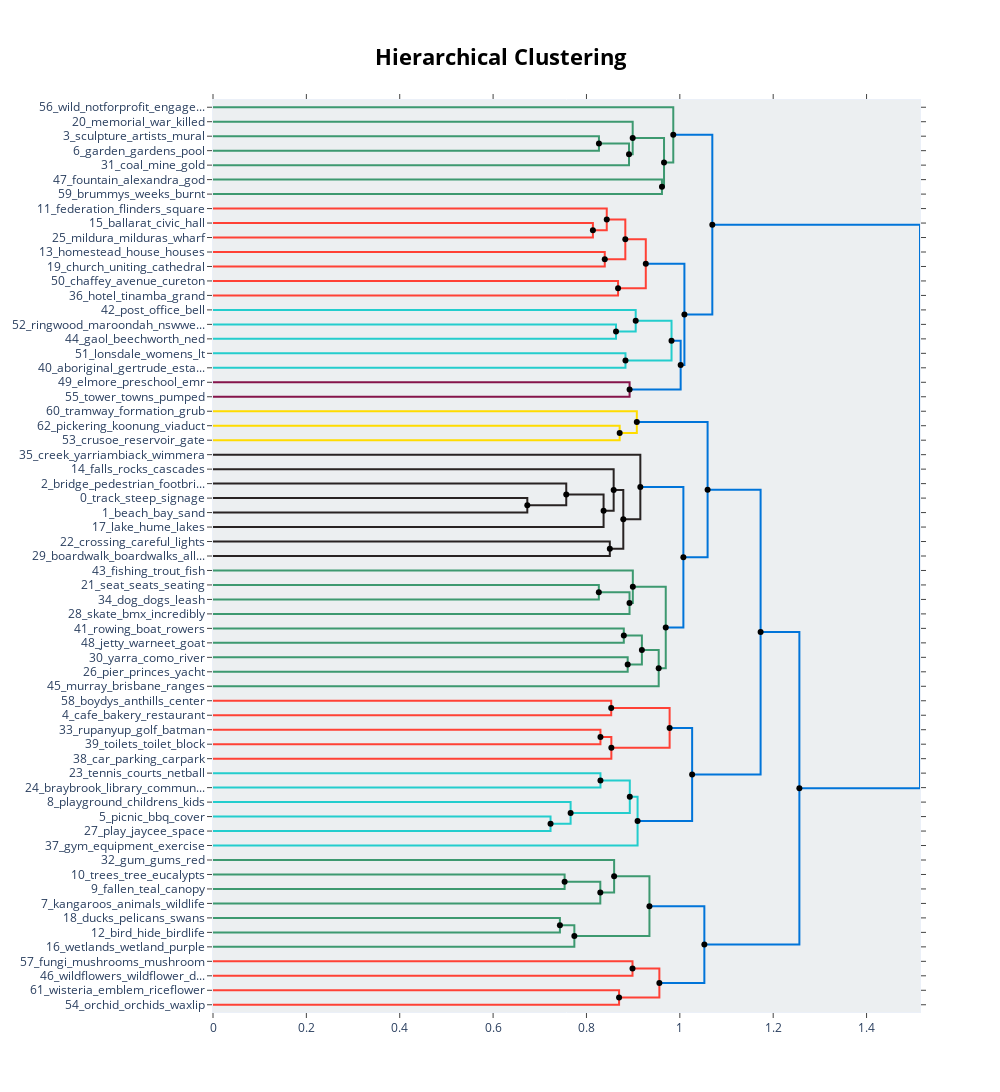

Notebook cell for this chart:
### Code cell
# what happen when merging topics as well
hierarchical_topics = topic_model.hierarchical_topics(docs)
fig = topic_model.visualize_hierarchy(hierarchical_topics=hierarchical_topics)

if not overwrite and os.path.isfile(detailed_topic_hierarchy_html_path):
    logger.info('figures already saved in HTML and image formats')
else:    
    fig.write_html(detailed_topic_hierarchy_html_path)
    fig.write_image(detailed_topic_hierarchy_image_path)
    logger.info(f'figures saved in: \n\t{detailed_topic_hierarchy_html_path}\n\t{detailed_topic_hierarchy_image_path}')

fig

### Figure 1 — Plotly figure (JSON) as saved in the notebook; plotly's stock layout.template omitted (floating-point values rounded to 4 significant figures)
{"data": [{"hoverinfo": "text", "marker": {"color": "rgb(61,153,112)"}, "mode": "lines", "text": ["sculpture_artists_mural_art_wall", "", "", "garden_gardens_pool_botanic_swimming"], "type": "scatter", "x": [0, 0.8267, 0.8267, 0], "xaxis": "x", "y": [-25, -25, -35, -35], "yaxis": "y"}, {"hoverinfo": "text", "marker": {"color": "rgb(61,153,112)"}, "mode": "lines", "text": ["garden_sculpture_gardens_mural_pool", "", "", "coal_mine_gold_foundations_remains"], "type": "scatter", "x": [0.8267, 0.8912, 0.8912, 0], "xaxis": "x", "y": [-30, -30, -45, -45], "yaxis": "y"}, {"hoverinfo": "text", "marker": {"color": "rgb(61,153,112)"}, "mode": "lines", "text": ["memorial_war_killed_cenotaph_john", "", "", "garden_sculpture_gardens_mural_pool"], "type": "scatter", "x": [0, 0.899, 0.899, 0.8912], "xaxis": "x", "y": [-15, -15, -37.5, -37.5], "yaxis": "y"}, {"hoverinfo": "text", "marker": {"color": "rgb(61,153,112)"}, "mode": "lines", "text": ["fountain_alexandra_god_7th_traill", "", "", "brummys_weeks_burnt_bremner_elms"], "type": "scatter", "x": [0, 0.9617, 0.9617, 0], "xaxis": "x", "y": [-55, -55, -65, -65], "yaxis": "y"}, {"hoverinfo": "text", "marker": {"color": "rgb(61,153,112)"}, "mode": "lines", "text": ["gardens_garden_sculpture_memorial_mural", "", "", "fountain_alexandra_god_brummys_weeks"], "type": "scatter", "x": [0.899, 0.9662, 0.9662, 0.9617], "xaxis": "x", "y": [-26.25, -26.25, -60, -60], "yaxis": "y"}, {"hoverinfo": "text", "marker": {"color": "rgb(61,153,112)"}, "mode": "lines", "text": ["wild_notforprofit_engagement_nature_website", "", "", "gardens_garden_sculpture_memorial_pool"], "type": "scatter", "x": [0, 0.986, 0.986, 0.9662], "xaxis": "x", "y": [-5, -5, -43.12, -43.12], "yaxis": "y"}, {"hoverinfo": "text", "marker": {"color": "rgb(255,65,54)"}, "mode": "lines", "text": ["ballarat_civic_hall_cinema_building", "", "", "mildura_milduras_wharf_shillidays_ave"], "type": "scatter", "x": [0, 0.8138, 0.8138, 0], "xaxis": "x", "y": [-85, -85, -95, -95], "yaxis": "y"}, {"hoverinfo": "text", "marker": {"color": "rgb(255,65,54)"}, "mode": "lines", "text": ["federation_flinders_square_argus_arena", "", "", "mildura_ballarat_hall_civic_cinema"], "type": "scatter", "x": [0, 0.8435, 0.8435, 0.8138], "xaxis": "x", "y": [-75, -75, -90, -90], "yaxis": "y"}, {"hoverinfo": "text", "marker": {"color": "rgb(255,65,54)"}, "mode": "lines", "text": ["homestead_house_houses_prefabricated_imported", "", "", "church_uniting_cathedral_sacred_anglican"], "type": "scatter", "x": [0, 0.8392, 0.8392, 0], "xaxis": "x", "y": [-105, -105, -115, -115], "yaxis": "y"}, {"hoverinfo": "text", "marker": {"color": "rgb(255,65,54)"}, "mode": "lines", "text": ["mildura_wharf_federation_ballarat_hall", "", "", "church_uniting_sacred_cathedral_catholic"], "type": "scatter", "x": [0.8435, 0.8832, 0.8832, 0.8392], "xaxis": "x", "y": [-82.5, -82.5, -110, -110], "yaxis": "y"}, {"hoverinfo": "text", "marker": {"color": "rgb(255,65,54)"}, "mode": "lines", "text": ["chaffey_avenue_cureton_bungalow_gatehouse", "", "", "hotel_tinamba_grand_morgala_hardiman"], "type": "scatter", "x": [0, 0.8677, 0.8677, 0], "xaxis": "x", "y": [-125, -125, -135, -135], "yaxis": "y"}, {"hoverinfo": "text", "marker": {"color": "rgb(255,65,54)"}, "mode": "lines", "text": ["church_mildura_homestead_building_house", "", "", "hotel_chaffey_edwardian_tinamba_avenue"], "type": "scatter", "x": [0.8832, 0.9271, 0.9271, 0.8677], "xaxis": "x", "y": [-96.25, -96.25, -130, -130], "yaxis": "y"}, {"hoverinfo": "text", "marker": {"color": "rgb(35,205,205)"}, "mode": "lines", "text": ["ringwood_maroondah_nswwestpac_finnish_savings", "", "", "gaol_beechworth_ned_precinct_prisoners"], "type": "scatter", "x": [0, 0.8633, 0.8633, 0], "xaxis": "x", "y": [-155, -155, -165, -165], "yaxis": "y"}, {"hoverinfo": "text", "marker": {"color": "rgb(35,205,205)"}, "mode": "lines", "text": ["post_office_bell_clock_letterbox", "", "", "beechworth_ringwood_gaol_ned_courthouse"], "type": "scatter", "x": [0, 0.9055, 0.9055, 0.8633], "xaxis": "x", "y": [-145, -145, -160, -160], "yaxis": "y"}, {"hoverinfo": "text", "marker": {"color": "rgb(35,205,205)"}, "mode": "lines", "text": ["lonsdale_womens_lt_clinic_364378", "", "", "aboriginal_gertrude_established_koori_health"], "type": "scatter", "x": [0, 0.8836, 0.8836, 0], "xaxis": "x", "y": [-175, -175, -185, -185], "yaxis": "y"}, {"hoverinfo": "text", "marker": {"color": "rgb(35,205,205)"}, "mode": "lines", "text": ["office_post_ringwood_beechworth_bell", "", "", "aboriginal_lonsdale_gertrude_womens_women"], "type": "scatter", "x": [0.9055, 0.9822, 0.9822, 0.8836], "xaxis": "x", "y": [-152.5, -152.5, -180, -180], "yaxis": "y"}, {"hoverinfo": "text", "marker": {"color": "rgb(133,20,75)"}, "mode": "lines", "text": ["elmore_preschool_emr_station_kathleen", "", "", "tower_towns_pumped_supply_towers"], "type": "scatter", "x": [0, 0.8924, 0.8924, 0], "xaxis": "x", "y": [-195, -195, -205, -205], "yaxis": "y"}, {"hoverinfo": "text", "marker": {"color": "rgb(0,116,217)"}, "mode": "lines", "text": ["office_post_ringwood_beechworth_aboriginal", "", "", "elmore_tower_preschool_1972_station"], "type": "scatter", "x": [0.9822, 1.002, 1.002, 0.8924], "xaxis": "x", "y": [-166.2, -166.2, -200, -200], "yaxis": "y"}, {"hoverinfo": "text", "marker": {"color": "rgb(0,116,217)"}, "mode": "lines", "text": ["church_mildura_building_hotel_homestead", "", "", "office_elmore_post_tower_ringwood"], "type": "scatter", "x": [0.9271, 1.01, 1.01, 1.002], "xaxis": "x", "y": [-113.1, -113.1, -183.1, -183.1], "yaxis": "y"}, {"hoverinfo": "text", "marker": {"color": "rgb(0,116,217)"}, "mode": "lines", "text": ["gardens_garden_sculpture_memorial_pool", "", "", "church_building_mildura_built_house"], "type": "scatter", "x": [0.986, 1.07, 1.07, 1.01], "xaxis": "x", "y": [-24.06, -24.06, -148.1, -148.1], "yaxis": "y"}, {"hoverinfo": "text", "marker": {"color": "rgb(255,220,0)"}, "mode": "lines", "text": ["pickering_koonung_viaduct_doncaster_cable", "", "", "crusoe_reservoir_gate_millers_spillover"], "type": "scatter", "x": [0, 0.8711, 0.8711, 0], "xaxis": "x", "y": [-225, -225, -235, -235], "yaxis": "y"}, {"hoverinfo": "text", "marker": {"color": "rgb(255,220,0)"}, "mode": "lines", "text": ["tramway_formation_grub_lysterfield_expensive", "", "", "crusoe_reservoir_pickering_koonung_viaduct"], "type": "scatter", "x": [0, 0.9079, 0.9079, 0.8711], "xaxis": "x", "y": [-215, -215, -230, -230], "yaxis": "y"}, {"hoverinfo": "text", "marker": {"color": "rgb(40,35,35)"}, "mode": "lines", "text": ["track_steep_signage_gravel_top", "", "", "beach_bay_sand_tide_breakwater"], "type": "scatter", "x": [0, 0.6733, 0.6733, 0], "xaxis": "x", "y": [-275, -275, -285, -285], "yaxis": "y"}, {"hoverinfo": "text", "marker": {"color": "rgb(40,35,35)"}, "mode": "lines", "text": ["bridge_pedestrian_footbridge_railway_underpass", "", "", "beach_bay_track_steep_path"], "type": "scatter", "x": [0, 0.7567, 0.7567, 0.6733], "xaxis": "x", "y": [-265, -265, -280, -280], "yaxis": "y"}, {"hoverinfo": "text", "marker": {"color": "rgb(40,35,35)"}, "mode": "lines", "text": ["beach_bridge_bay_track_steep", "", "", "lake_hume_lakes_weeroona_treganowan"], "type": "scatter", "x": [0.7567, 0.8367, 0.8367, 0], "xaxis": "x", "y": [-272.5, -272.5, -295, -295], "yaxis": "y"}, {"hoverinfo": "text", "marker": {"color": "rgb(40,35,35)"}, "mode": "lines", "text": ["falls_rocks_cascades_volcanic_boulders", "", "", "beach_bridge_bay_track_views"], "type": "scatter", "x": [0, 0.8583, 0.8583, 0.8367], "xaxis": "x", "y": [-255, -255, -283.8, -283.8], "yaxis": "y"}, {"hoverinfo": "text", "marker": {"color": "rgb(40,35,35)"}, "mode": "lines", "text": ["crossing_careful_lights_traffic_trucks", "", "", "boardwalk_boardwalks_allows_wet_slipways"], "type": "scatter", "x": [0, 0.85, 0.85, 0], "xaxis": "x", "y": [-305, -305, -315, -315], "yaxis": "y"}, {"hoverinfo": "text", "marker": {"color": "rgb(40,35,35)"}, "mode": "lines", "text": ["beach_bridge_falls_bay_track", "", "", "boardwalk_crossing_careful_lights_busy"], "type": "scatter", "x": [0.8583, 0.8789, 0.8789, 0.85], "xaxis": "x", "y": [-269.4, -269.4, -310, -310], "yaxis": "y"}, {"hoverinfo": "text", "marker": {"color": "rgb(40,35,35)"}, "mode": "lines", "text": ["creek_yarriambiack_wimmera_stony_hidden", "", "", "beach_bridge_crossing_bay_falls"], "type": "scatter", "x": [0, 0.9154, 0.9154, 0.8789], "xaxis": "x", "y": [-245, -245, -289.7, -289.7], "yaxis": "y"}, {"hoverinfo": "text", "marker": {"color": "rgb(61,153,112)"}, "mode": "lines", "text": ["seat_seats_seating_rest_plenty", "", "", "dog_dogs_leash_pooch_bags"], "type": "scatter", "x": [0, 0.8265, 0.8265, 0], "xaxis": "x", "y": [-335, -335, -345, -345], "yaxis": "y"}, {"hoverinfo": "text", "marker": {"color": "rgb(61,153,112)"}, "mode": "lines", "text": ["dog_seat_seats_dogs_seating", "", "", "skate_bmx_incredibly_bigger_jumps"], "type": "scatter", "x": [0.8265, 0.8922, 0.8922, 0], "xaxis": "x", "y": [-340, -340, -355, -355], "yaxis": "y"}, {"hoverinfo": "text", "marker": {"color": "rgb(61,153,112)"}, "mode": "lines", "text": ["fishing_trout_fish_anglers_azure", "", "", "skate_dog_seat_seats_bmx"], "type": "scatter", "x": [0, 0.8993, 0.8993, 0.8922], "xaxis": "x", "y": [-325, -325, -347.5, -347.5], "yaxis": "y"}, {"hoverinfo": "text", "marker": {"color": "rgb(61,153,112)"}, "mode": "lines", "text": ["rowing_boat_rowers_clubs_apex", "", "", "jetty_warneet_goat_coffs_bench"], "type": "scatter", "x": [0, 0.88, 0.88, 0], "xaxis": "x", "y": [-365, -365, -375, -375], "yaxis": "y"}, {"hoverinfo": "text", "marker": {"color": "rgb(61,153,112)"}, "mode": "lines", "text": ["yarra_como_river_mcec_yalam", "", "", "pier_princes_yacht_altona_port"], "type": "scatter", "x": [0, 0.8883, 0.8883, 0], "xaxis": "x", "y": [-385, -385, -395, -395], "yaxis": "y"}, {"hoverinfo": "text", "marker": {"color": "rgb(61,153,112)"}, "mode": "lines", "text": ["jetty_rowing_boat_rowers_warneet", "", "", "yarra_pier_princes_port_yacht"], "type": "scatter", "x": [0.88, 0.9187, 0.9187, 0.8883], "xaxis": "x", "y": [-370, -370, -390, -390], "yaxis": "y"}, {"hoverinfo": "text", "marker": {"color": "rgb(61,153,112)"}, "mode": "lines", "text": ["yarra_jetty_pier_rowing_princes", "", "", "murray_brisbane_ranges_rivers_junction"], "type": "scatter", "x": [0.9187, 0.9547, 0.9547, 0], "xaxis": "x", "y": [-380, -380, -405, -405], "yaxis": "y"}, {"hoverinfo": "text", "marker": {"color": "rgb(61,153,112)"}, "mode": "lines", "text": ["skate_dog_seat_seats_bmx", "", "", "yarra_jetty_pier_murray_boat"], "type": "scatter", "x": [0.8993, 0.9698, 0.9698, 0.9547], "xaxis": "x", "y": [-336.2, -336.2, -392.5, -392.5], "yaxis": "y"}, {"hoverinfo": "text", "marker": {"color": "rgb(0,116,217)"}, "mode": "lines", "text": ["beach_bridge_crossing_bay_falls", "", "", "skate_yarra_pier_jetty_dog"], "type": "scatter", "x": [0.9154, 1.008, 1.008, 0.9698], "xaxis": "x", "y": [-267.3, -267.3, -364.4, -364.4], "yaxis": "y"}, {"hoverinfo": "text", "marker": {"color": "rgb(0,116,217)"}, "mode": "lines", "text": ["tramway_crusoe_reservoir_pickering_koonung", "", "", "beach_bridge_bay_track_views"], "type": "scatter", "x": [0.9079, 1.059, 1.059, 1.008], "xaxis": "x", "y": [-222.5, -222.5, -315.9, -315.9], "yaxis": "y"}, {"hoverinfo": "text", "marker": {"color": "rgb(255,65,54)"}, "mode": "lines", "text": ["boydys_anthills_center_mornington_ice", "", "", "cafe_bakery_restaurant_coffee_shop"], "type": "scatter", "x": [0, 0.853, 0.853, 0], "xaxis": "x", "y": [-415, -415, -425, -425], "yaxis": "y"}, {"hoverinfo": "text", "marker": {"color": "rgb(255,65,54)"}, "mode": "lines", "text": ["rupanyup_golf_batman_keysborough_post", "", "", "toilets_toilet_block_public_showers"], "type": "scatter", "x": [0, 0.83, 0.83, 0], "xaxis": "x", "y": [-435, -435, -445, -445], "yaxis": "y"}, {"hoverinfo": "text", "marker": {"color": "rgb(255,65,54)"}, "mode": "lines", "text": ["rupanyup_toilets_golf_toilet_public", "", "", "car_parking_carpark_thunder_dee"], "type": "scatter", "x": [0.83, 0.8533, 0.8533, 0], "xaxis": "x", "y": [-440, -440, -455, -455], "yaxis": "y"}, {"hoverinfo": "text", "marker": {"color": "rgb(255,65,54)"}, "mode": "lines", "text": ["cafe_bakery_restaurant_shop_coffee", "", "", "rupanyup_toilets_car_parking_golf"], "type": "scatter", "x": [0.853, 0.9781, 0.9781, 0.8533], "xaxis": "x", "y": [-420, -420, -447.5, -447.5], "yaxis": "y"}, {"hoverinfo": "text", "marker": {"color": "rgb(35,205,205)"}, "mode": "lines", "text": ["tennis_courts_netball_basketball_trugo", "", "", "braybrook_library_community_primary_school"], "type": "scatter", "x": [0, 0.83, 0.83, 0], "xaxis": "x", "y": [-465, -465, -475, -475], "yaxis": "y"}, {"hoverinfo": "text", "marker": {"color": "rgb(35,205,205)"}, "mode": "lines", "text": ["picnic_bbq_cover_tables_table", "", "", "play_jaycee_space_michie_snowgum"], "type": "scatter", "x": [0, 0.7231, 0.7231, 0], "xaxis": "x", "y": [-495, -495, -505, -505], "yaxis": "y"}, {"hoverinfo": "text", "marker": {"color": "rgb(35,205,205)"}, "mode": "lines", "text": ["playground_childrens_kids_bayswater_wallace", "", "", "bbq_picnic_tables_cover_bbqs"], "type": "scatter", "x": [0, 0.766, 0.766, 0.7231], "xaxis": "x", "y": [-485, -485, -500, -500], "yaxis": "y"}, {"hoverinfo": "text", "marker": {"color": "rgb(35,205,205)"}, "mode": "lines", "text": ["tennis_braybrook_courts_netball_basketball", "", "", "playground_bbq_picnic_tables_play"], "type": "scatter", "x": [0.83, 0.8928, 0.8928, 0.766], "xaxis": "x", "y": [-470, -470, -492.5, -492.5], "yaxis": "y"}, {"hoverinfo": "text", "marker": {"color": "rgb(35,205,205)"}, "mode": "lines", "text": ["playground_bbq_picnic_tennis_play", "", "", "gym_equipment_exercise_outdoor_consists"], "type": "scatter", "x": [0.8928, 0.9095, 0.9095, 0], "xaxis": "x", "y": [-481.2, -481.2, -515, -515], "yaxis": "y"}, {"hoverinfo": "text", "marker": {"color": "rgb(0,116,217)"}, "mode": "lines", "text": ["cafe_bakery_restaurant_shop_coffee", "", "", "playground_bbq_picnic_equipment_tennis"], "type": "scatter", "x": [0.9781, 1.026, 1.026, 0.9095], "xaxis": "x", "y": [-433.8, -433.8, -498.1, -498.1], "yaxis": "y"}, {"hoverinfo": "text", "marker": {"color": "rgb(0,116,217)"}, "mode": "lines", "text": ["beach_bridge_track_bay_views", "", "", "playground_bbq_picnic_equipment_toilets"], "type": "scatter", "x": [1.059, 1.173, 1.173, 1.026], "xaxis": "x", "y": [-269.2, -269.2, -465.9, -465.9], "yaxis": "y"}, {"hoverinfo": "text", "marker": {"color": "rgb(61,153,112)"}, "mode": "lines", "text": ["trees_tree_eucalypts_native_revegetation", "", "", "fallen_teal_canopy_heathland_logs"], "type": "scatter", "x": [0, 0.7532, 0.7532, 0], "xaxis": "x", "y": [-535, -535, -545, -545], "yaxis": "y"}, {"hoverinfo": "text", "marker": {"color": "rgb(61,153,112)"}, "mode": "lines", "text": ["trees_tree_native_grass_revegetation", "", "", "kangaroos_animals_wildlife_echidna_lizard"], "type": "scatter", "x": [0.7532, 0.8297, 0.8297, 0], "xaxis": "x", "y": [-540, -540, -555, -555], "yaxis": "y"}, {"hoverinfo": "text", "marker": {"color": "rgb(61,153,112)"}, "mode": "lines", "text": ["gum_gums_red_gumtree_twisting", "", "", "trees_tree_native_grass_wildlife"], "type": "scatter", "x": [0, 0.8593, 0.8593, 0.8297], "xaxis": "x", "y": [-525, -525, -547.5, -547.5], "yaxis": "y"}, {"hoverinfo": "text", "marker": {"color": "rgb(61,153,112)"}, "mode": "lines", "text": ["ducks_pelicans_swans_pelican_cormorants", "", "", "bird_hide_birdlife_nesting_birds"], "type": "scatter", "x": [0, 0.7431, 0.7431, 0], "xaxis": "x", "y": [-565, -565, -575, -575], "yaxis": "y"}, {"hoverinfo": "text", "marker": {"color": "rgb(61,153,112)"}, "mode": "lines", "text": ["ducks_bird_pelicans_birds_birdlife", "", "", "wetlands_wetland_purple_ivanhoe_swamphen"], "type": "scatter", "x": [0.7431, 0.774, 0.774, 0], "xaxis": "x", "y": [-570, -570, -585, -585], "yaxis": "y"}, {"hoverinfo": "text", "marker": {"color": "rgb(61,153,112)"}, "mode": "lines", "text": ["trees_gum_tree_gums_native", "", "", "wetlands_bird_ducks_birds_wetland"], "type": "scatter", "x": [0.8593, 0.9349, 0.9349, 0.774], "xaxis": "x", "y": [-536.2, -536.2, -577.5, -577.5], "yaxis": "y"}, {"hoverinfo": "text", "marker": {"color": "rgb(255,65,54)"}, "mode": "lines", "text": ["fungi_mushrooms_mushroom_spider_descend", "", "", "wildflowers_wildflower_daisies_yam_meadow"], "type": "scatter", "x": [0, 0.8986, 0.8986, 0], "xaxis": "x", "y": [-595, -595, -605, -605], "yaxis": "y"}, {"hoverinfo": "text", "marker": {"color": "rgb(255,65,54)"}, "mode": "lines", "text": ["wisteria_emblem_riceflower_dilwinia_flowers", "", "", "orchid_orchids_waxlip_glossodia_43"], "type": "scatter", "x": [0, 0.8699, 0.8699, 0], "xaxis": "x", "y": [-615, -615, -625, -625], "yaxis": "y"}, {"hoverinfo": "text", "marker": {"color": "rgb(255,65,54)"}, "mode": "lines", "text": ["fungi_wildflowers_wildflower_daisies_mushrooms", "", "", "orchid_orchids_flowers_waxlip_heath"], "type": "scatter", "x": [0.8986, 0.9562, 0.9562, 0.8699], "xaxis": "x", "y": [-600, -600, -620, -620], "yaxis": "y"}, {"hoverinfo": "text", "marker": {"color": "rgb(0,116,217)"}, "mode": "lines", "text": ["trees_wetlands_bird_birds_ducks", "", "", "orchid_fungi_orchids_wildflowers_wildflower"], "type": "scatter", "x": [0.9349, 1.053, 1.053, 0.9562], "xaxis": "x", "y": [-556.9, -556.9, -610, -610], "yaxis": "y"}, {"hoverinfo": "text", "marker": {"color": "rgb(0,116,217)"}, "mode": "lines", "text": ["beach_playground_bridge_picnic_bbq", "", "", "trees_wetlands_bird_birds_ducks"], "type": "scatter", "x": [1.173, 1.256, 1.256, 1.053], "xaxis": "x", "y": [-367.6, -367.6, -583.4, -583.4], "yaxis": "y"}, {"hoverinfo": "text", "marker": {"color": "rgb(0,116,217)"}, "mode": "lines", "text": ["church_gardens_building_was_garden", "", "", "beach_playground_bridge_picnic_track"], "type": "scatter", "x": [1.07, 1.514, 1.514, 1.256], "xaxis": "x", "y": [-86.09, -86.09, -475.5, -475.5], "yaxis": "y"}, {"hoverinfo": "text", "hovertext": ["garden_sculpture_gardens_mural_pool", "gardens_garden_sculpture_memorial_mural", "mildura_wharf_federation_ballarat_hall", "church_mildura_homestead_building_house", "office_post_ringwood_beechworth_bell", "office_post_ringwood_beechworth_aboriginal", "church_mildura_building_hotel_homestead", "gardens_garden_sculpture_memorial_pool", "beach_bridge_bay_track_steep", "beach_bridge_falls_bay_track", "dog_seat_seats_dogs_seating", "jetty_rowing_boat_rowers_warneet", "yarra_jetty_pier_rowing_princes", "skate_dog_seat_seats_bmx", "beach_bridge_crossing_bay_falls", "tramway_crusoe_reservoir_pickering_koonung", "rupanyup_toilets_golf_toilet_public", "cafe_bakery_restaurant_shop_coffee", "tennis_braybrook_courts_netball_basketball", "playground_bbq_picnic_tennis_play", "cafe_bakery_restaurant_shop_coffee", "beach_bridge_track_bay_views", "trees_tree_native_grass_revegetation", "ducks_bird_pelicans_birds_birdlife", "trees_gum_tree_gums_native", "fungi_wildflowers_wildflower_daisies_mushrooms", "trees_wetlands_bird_birds_ducks", "beach_playground_bridge_picnic_bbq", "church_gardens_building_was_garden"], "marker": {"color": "black"}, "mode": "markers", "showlegend": false, "type": "scatter", "x": [0.8267, 0.899, 0.8435, 0.8832, 0.9055, 0.9822, 0.9271, 0.986, 0.7567, 0.8583, 0.8265, 0.88, 0.9187, 0.8993, 0.9154, 0.9079, 0.83, 0.853, 0.83, 0.8928, 0.9781, 1.059, 0.7532, 0.7431, 0.8593, 0.8986, 0.9349, 1.173, 1.07], "y": [-30, -26.25, -82.5, -96.25, -152.5, -166.2, -113.1, -24.06, -272.5, -269.4, -340, -370, -380, -336.2, -267.3, -222.5, -440, -420, -470, -481.2, -433.8, -269.2, -540, -570, -536.2, -600, -556.9, -367.6, -86.09]}, {"hoverinfo": "text", "hovertext": ["garden_sculpture_gardens_mural_pool", "fountain_alexandra_god_brummys_weeks", "gardens_garden_sculpture_memorial_pool", "mildura_ballarat_hall_civic_cinema", "church_uniting_sacred_cathedral_catholic", "hotel_chaffey_edwardian_tinamba_avenue", "beechworth_ringwood_gaol_ned_courthouse", "aboriginal_lonsdale_gertrude_womens_women", "elmore_tower_preschool_1972_station", "office_elmore_post_tower_ringwood", "church_building_mildura_built_house", "crusoe_reservoir_pickering_koonung_viaduct", "beach_bay_track_steep_path", "beach_bridge_bay_track_views", "boardwalk_crossing_careful_lights_busy", "beach_bridge_crossing_bay_falls", "skate_dog_seat_seats_bmx", "yarra_pier_princes_port_yacht", "yarra_jetty_pier_murray_boat", "skate_yarra_pier_jetty_dog", "beach_bridge_bay_track_views", "rupanyup_toilets_car_parking_golf", "bbq_picnic_tables_cover_bbqs", "playground_bbq_picnic_tables_play", "playground_bbq_picnic_equipment_tennis", "playground_bbq_picnic_equipment_toilets", "trees_tree_native_grass_wildlife", "wetlands_bird_ducks_birds_wetland", "orchid_orchids_flowers_waxlip_heath", "orchid_fungi_orchids_wildflowers_wildflower", "trees_wetlands_bird_birds_ducks", "beach_playground_bridge_picnic_track"], "marker": {"color": "black"}, "mode": "markers", "showlegend": false, "type": "scatter", "x": [0.8912, 0.9617, 0.9662, 0.8138, 0.8392, 0.8677, 0.8633, 0.8836, 0.8924, 1.002, 1.01, 0.8711, 0.6733, 0.8367, 0.85, 0.8789, 0.8922, 0.8883, 0.9547, 0.9698, 1.008, 0.8533, 0.7231, 0.766, 0.9095, 1.026, 0.8297, 0.774, 0.8699, 0.9562, 1.053, 1.256], "y": [-37.5, -60, -43.12, -90, -110, -130, -160, -180, -200, -183.1, -148.1, -230, -280, -283.8, -310, -289.7, -347.5, -390, -392.5, -364.4, -315.9, -447.5, -500, -492.5, -498.1, -465.9, -547.5, -577.5, -620, -610, -583.4, -475.5]}], "layout": {"autosize": false, "height": 1145, "hoverlabel": {"bgcolor": "white", "font": {"family": "Rockwell", "size": 16}}, "hovermode": "closest", "plot_bgcolor": "#ECEFF1", "showlegend": false, "title": {"font": {"color": "Black", "size": 22}, "text": "<b>Hierarchical Clustering</b>", "x": 0.5, "xanchor": "center", "yanchor": "top"}, "width": 1000, "xaxis": {"mirror": "allticks", "rangemode": "tozero", "showgrid": false, "showline": true, "showticklabels": true, "ticks": "outside", "type": "linear", "zeroline": false}, "yaxis": {"mirror": "allticks", "range": [-630, 0], "rangemode": "tozero", "showgrid": false, "showline": true, "showticklabels": true, "tickmode": "array", "ticks": "outside", "ticktext": ["56_wild_notforprofit_engage...", "20_memorial_war_killed", "3_sculpture_artists_mural", "6_garden_gardens_pool", "31_coal_mine_gold", "47_fountain_alexandra_god", "59_brummys_weeks_burnt", "11_federation_flinders_square", "15_ballarat_civic_hall", "25_mildura_milduras_wharf", "13_homestead_house_houses", "19_church_uniting_cathedral", "50_chaffey_avenue_cureton", "36_hotel_tinamba_grand", "42_post_office_bell", "52_ringwood_maroondah_nswwe...", "44_gaol_beechworth_ned", "51_lonsdale_womens_lt", "40_aboriginal_gertrude_esta...", "49_elmore_preschool_emr", "55_tower_towns_pumped", "60_tramway_formation_grub", "62_pickering_koonung_viaduct", "53_crusoe_reservoir_gate", "35_creek_yarriambiack_wimmera", "14_falls_rocks_cascades", "2_bridge_pedestrian_footbri...", "0_track_steep_signage", "1_beach_bay_sand", "17_lake_hume_lakes", "22_crossing_careful_lights", "29_boardwalk_boardwalks_all...", "43_fishing_trout_fish", "21_seat_seats_seating", "34_dog_dogs_leash", "28_skate_bmx_incredibly", "41_rowing_boat_rowers", "48_jetty_warneet_goat", "30_yarra_como_river", "26_pier_princes_yacht", "45_murray_brisbane_ranges", "58_boydys_anthills_center", "4_cafe_bakery_restaurant", "33_rupanyup_golf_batman", "39_toilets_toilet_block", "38_car_parking_carpark", "23_tennis_courts_netball", "24_braybrook_library_commun...", "8_playground_childrens_kids", "5_picnic_bbq_cover", "27_play_jaycee_space", "37_gym_equipment_exercise", "32_gum_gums_red", "10_trees_tree_eucalypts", "9_fallen_teal_canopy", "7_kangaroos_animals_wildlife", "18_ducks_pelicans_swans", "12_bird_hide_birdlife", "16_wetlands_wetland_purple", "57_fungi_mushrooms_mushroom", "46_wildflowers_wildflower_d...", "61_wisteria_emblem_riceflower", "54_orchid_orchids_waxlip"], "tickvals": [-5, -15, -25, -35, -45, -55, -65, -75, -85, -95, -105, -115, -125, -135, -145, -155, -165, -175, -185, -195, -205, -215, -225, -235, -245, -255, -265, -275, -285, -295, -305, -315, -325, -335, -345, -355, -365, -375, -385, -395, -405, -415, -425, -435, -445, -455, -465, -475, -485, -495, -505, -515, -525, -535, -545, -555, -565, -575, -585, -595, -605, -615, -625], "type": "linear", "zeroline": false}}}
